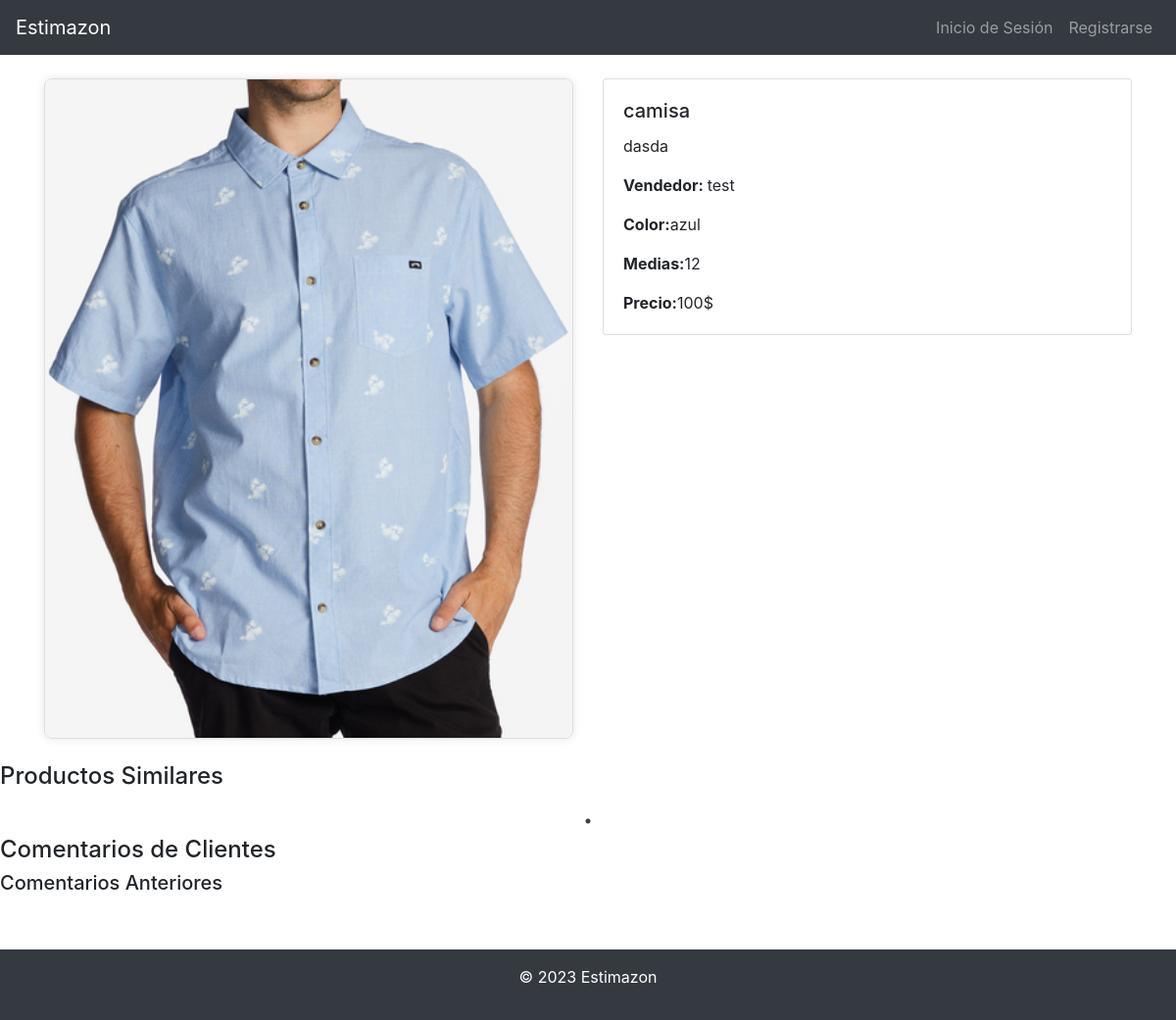
The app's page /details.php?producto=4 with its own data.
### tables this page shows
CREATE TABLE `producto` (
  `pro_id` int(10) NOT NULL,
  `pro_nombre` varchar(25) NOT NULL,
  `pro_descripcion` varchar(100) NOT NULL,
  `pro_medidas` varchar(25) NOT NULL,
  `pro_color` varchar(25) NOT NULL,
  `pro_imagen` varchar(25) NOT NULL,
  `pro_cantidad` int(3) NOT NULL,
  `pro_precio` int(4) NOT NULL,
  `pro_oferta` tinyint(1) NOT NULL,
  `pro_descuento` int(2) NOT NULL,
  `pro_ven_id` int(5) NOT NULL
);

CREATE TABLE `vendedor` (
  `ven_id` int(5) NOT NULL,
  `ven_dni` varchar(15) NOT NULL,
  `ven_nombre` varchar(25) NOT NULL,
  `ven_apellido1` varchar(50) NOT NULL,
  `ven_apellido2` varchar(50) DEFAULT NULL,
  `ven_usuario` varchar(25) NOT NULL,
  `ven_contraseña` varchar(25) NOT NULL,
  `ven_telefono` varchar(15) NOT NULL,
  `ven_estado` varchar(15) DEFAULT 'FIABLE'
);

### details.php (the view, shortened to what this page needs)
<!doctype html>
<html lang="es">
<head>
    <link rel="stylesheet" href="https://stackpath.bootstrapcdn.com/bootstrap/4.3.1/css/bootstrap.min.css">
    <link rel="stylesheet" type="text/css" href="https://cdn.jsdelivr.net/npm/slick-carousel@1.8.1/slick/slick.css" />
    <link rel="stylesheet" type="text/css" href="https://cdn.jsdelivr.net/npm/slick-carousel@1.8.1/slick/slick-theme.css" />
</head>
<body>
    <header>
        <nav class="navbar navbar-expand-lg navbar-dark bg-dark">
            <a class="navbar-brand" href="./home.php">Estimazon</a>
            <div class="collapse navbar-collapse" id="navbarNav">
                <ul class="navbar-nav ml-auto">
                    <?php
                    if (isset($_COOKIE["usuario"])) {
                        echo '<li class="nav-item">';
                        echo '<a class="nav-link">Logeado con ' . $_COOKIE["usuario"] . "</a>";
                        echo '</li>';
                        echo '<li class="nav_item">';
                        echo '<a class="nav-link" href="./account/closeAccount.php">Cerrar Sesión</a>';
                        echo '</li>';
                    } else {
                        echo '<li class="nav_item">';
                        echo '<a class="nav-link" href="./login.php">Inicio de Sesión</a>';
                        echo '</li>';
                        echo '<li class="nav_item">';
                        echo '<a class="nav-link" href="./register.php">Registrarse</a>';
                        echo '</li>';
                    }
                    ?>
                </ul>
            </div>
        </nav>
    </header>
    <main>
        <div class="container mt-4">
            <div class="row">
                <?php
                include 'Test/config.php';
                $instruccion = "SELECT pro_nombre,pro_descripcion,pro_color,pro_medidas, pro_precio, pro_oferta, pro_cantidad, pro_descuento, pro_imagen, ven_usuario FROM producto INNER JOIN vendedor ON pro_ven_id = ven_id WHERE pro_id=" . $_GET["producto"];
                $res = mysqli_query($conn, $instruccion);
                $fila = mysqli_fetch_assoc($res);
                echo '<div class="col-md-6">';
                    echo '<div class="product-image-container">';
                    echo '<img src="./img/'. $fila["pro_imagen"] . '" class="card-img-top h-50" alt="Producto 1">';
                    echo '</div>';
                echo '</div>';
                echo '<div class="col-md-6">';
                    echo '<div class="card">';
                        echo '<div class="card-body">';
                            echo '<h5 class="card-title">' . $fila["pro_nombre"] . '</h5>';
                            echo '<p class="card-text">' . $fila["pro_descripcion"] .'</p>';
                            echo '<p class="card-text"><strong> Vendedor: </strong>' . $fila["ven_usuario"] . '</p>';
                            echo '<p class="card-text"><strong>Color:</strong>' . $fila["pro_color"] . "</p>";
                            echo '<p class="card-text"><strong>Medias:</strong>' . $fila["pro_medidas"] . "</p>";
                            if($fila["pro_oferta"]){
                                echo '<p class="card-text"><strong>Oferta!:</strong><del>' .  $fila["pro_precio"]. '</del> '. ($fila["pro_precio"] - $fila["pro_precio"]*$fila["pro_descuento"]*0.01) . "$</div>";
                            }else{
                                echo '<p class="card-text"><strong>Precio:</strong>' . $fila["pro_precio"] . "$</div>";
                            }
                        echo '</div>';
                    echo '</div>';
                ?>
                </div>
            </div>
            <div class="mt-4">
                <h4>Productos Similares</h4>
            </div>
            <div class="comments-section">
                <h4>Comentarios de Clientes</h4>
            <?php
                    echo '<div class="comment-list">';
                        echo '<h5>Comentarios Anteriores</h5>';
                    echo '</div>';
            ?>
            </div>
    </main>
    <footer class="footer py-3 bg-dark text-white mt-5">
        <div class="container text-center">
            <p>&copy; 2023 Estimazon</p>
        </div>
    </footer>
</body>
</html>

### details.php (style rules this page uses)
.navbar { background-color: #343a40; }
.footer { background-color: #343a40; color: #ffffff; }
.product-image-container { border: 1px solid #ddd; border-radius: 8px; overflow: hidden; box-shadow: 0 0 10px rgba(0, 0, 0, 0.1); }
.product-image-container img { width: 100%; height: auto; }
.comments-section { margin-top: 20px; margin-bottom: 20px; }

### records on screen
producto: pro_imagen (picture), pro_nombre "camisa", pro_descripcion "dasda", pro_ven.ven_usuario "test", pro_color "azul", pro_medidas "12", pro_precio "100"
